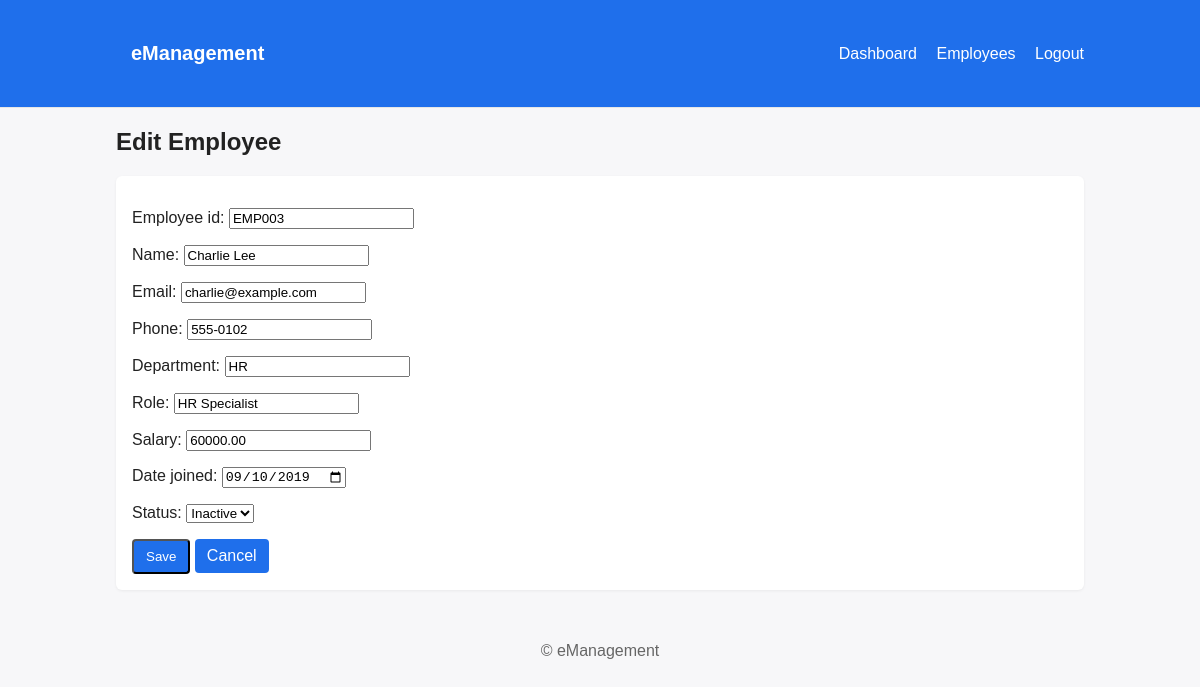
Screenshot of /employees/3/edit/ (signed in) with the database file from the repository.
### employees/models.py (models this page shows, shortened)
class Employee(models.Model):
    STATUS_CHOICES = [
        ('active', 'Active'),
        ('inactive', 'Inactive'),
    ]
    employee_id = models.CharField(max_length=20, unique=True)
    name = models.CharField(max_length=100)
    email = models.EmailField()
    phone = models.CharField(max_length=20, blank=True)
    department = models.CharField(max_length=100)
    role = models.CharField(max_length=100)
    salary = models.DecimalField(max_digits=10, decimal_places=2)
    date_joined = models.DateField()
    status = models.CharField(max_length=10, choices=STATUS_CHOICES, default='active')

### employees/views.py (the view)
# urls.py: path('employees/<int:pk>/edit/', views.employee_update, name='employee_edit'),
@login_required
def employee_update(request, pk):
    employee = get_object_or_404(Employee, pk=pk)
    if request.method == 'POST':
        form = EmployeeForm(request.POST, instance=employee)
        if form.is_valid():
            form.save()
            messages.success(request, 'Employee updated successfully')
            return redirect('employee_detail', pk=employee.pk)
        else:
            messages.error(request, 'Please correct the errors below')
    else:
        form = EmployeeForm(instance=employee)
    return render(request, 'employees/employee_form.html', {'form': form, 'title': 'Edit Employee'})

### employees/forms.py (shortened to what this page needs)
class EmployeeForm(forms.ModelForm):
    class Meta:
        model = Employee
        fields = ['employee_id', 'name', 'email', 'phone', 'department', 'role', 'salary', 'date_joined', 'status']
        widgets = {
            'date_joined': forms.DateInput(attrs={'type': 'date'}),
        }

### templates/employees/employee_form.html (shortened to what this page needs)
{% extends 'base.html' %}
{% block content %}
<h2>{{ title }}</h2>
<div class="form-box">
  <form method="post">
    {{ form.as_p }}
    <button type="submit" class="btn">Save</button>
    <a class="btn" href="{% url 'employee_list' %}">Cancel</a>
  </form>
</div>
{% endblock %}

### static/css/style.css (style rules this page uses)
:root { --accent:#2b6cb0;--danger:#e53e3e;--muted:#6b7280 }
body { font-family:Arial,Helvetica,sans-serif;margin:0;color:#111;background:#f7fafc }
.btn { display:inline-block;padding:8px 12px;background:var(--accent);color:#fff;border-radius:4px;text-decoration:none }
.form-box { background:#fff;padding:16px;border-radius:6px }
* { box-sizing: border-box; }
body { font-family: Arial, sans-serif; margin: 0; color: #222; background: #f7f7f9; }
.btn { background: #1f6feb; color: white; padding: 8px 12px; border-radius: 4px; text-decoration: none; display: inline-block; }
.form-box, .detail { background: white; padding: 16px; border-radius: 6px; box-shadow: 0 1px 3px rgba(0,0,0,.06); }

### rows the page displays
Employee: employee_id "EMP003", name "Charlie Lee", email "charlie@example.com", phone "555-0102", department "HR", role "HR Specialist", salary "60000.00", date_joined "09/10/2019", status "Inactive"

### other values shown
{{ title }} "Edit Employee"
